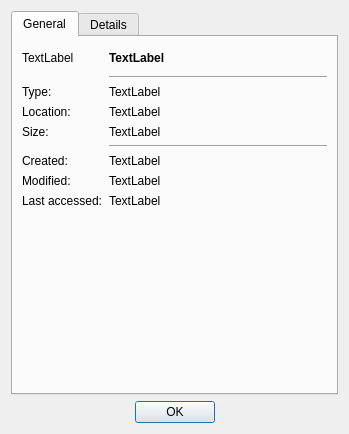
<?xml version="1.0" encoding="UTF-8"?>
<ui version="4.0">
 <class>FileProperties</class>
 <widget class="QDialog" name="FileProperties">
  <property name="geometry">
   <rect>
    <x>0</x>
    <y>0</y>
    <width>349</width>
    <height>434</height>
   </rect>
  </property>
  <property name="windowTitle">
   <string>Dialog</string>
  </property>
  <layout class="QGridLayout" name="gridLayout">
   <item row="1" column="0">
    <widget class="QDialogButtonBox" name="buttonBox">
     <property name="orientation">
      <enum>Qt::Horizontal</enum>
     </property>
     <property name="standardButtons">
      <set>QDialogButtonBox::Ok</set>
     </property>
     <property name="centerButtons">
      <bool>true</bool>
     </property>
    </widget>
   </item>
   <item row="0" column="0">
    <widget class="QTabWidget" name="tabWidget">
     <property name="autoFillBackground">
      <bool>true</bool>
     </property>
     <property name="tabShape">
      <enum>QTabWidget::Rounded</enum>
     </property>
     <property name="currentIndex">
      <number>0</number>
     </property>
     <widget class="QWidget" name="tabGeneral">
      <attribute name="title">
       <string>General</string>
      </attribute>
      <attribute name="toolTip">
       <string>General</string>
      </attribute>
      <layout class="QGridLayout" name="gridLayout_2">
       <item row="0" column="0">
        <layout class="QFormLayout" name="formLayout">
         <item row="0" column="0">
          <widget class="QLabel" name="lblFileIcon">
           <property name="minimumSize">
            <size>
             <width>24</width>
             <height>24</height>
            </size>
           </property>
           <property name="text">
            <string>TextLabel</string>
           </property>
          </widget>
         </item>
         <item row="0" column="1">
          <widget class="QLabel" name="lblFileInfo">
           <property name="font">
            <font>
             <weight>75</weight>
             <bold>true</bold>
            </font>
           </property>
           <property name="text">
            <string>TextLabel</string>
           </property>
          </widget>
         </item>
         <item row="1" column="1">
          <widget class="Line" name="line">
           <property name="orientation">
            <enum>Qt::Horizontal</enum>
           </property>
          </widget>
         </item>
         <item row="2" column="0">
          <widget class="QLabel" name="label_2">
           <property name="text">
            <string>Type:</string>
           </property>
          </widget>
         </item>
         <item row="2" column="1">
          <widget class="QLabel" name="lblFileType">
           <property name="text">
            <string>TextLabel</string>
           </property>
          </widget>
         </item>
         <item row="3" column="0">
          <widget class="QLabel" name="label_4">
           <property name="text">
            <string>Location:</string>
           </property>
          </widget>
         </item>
         <item row="3" column="1">
          <widget class="QLabel" name="lblFileLocation">
           <property name="font">
            <font>
             <weight>50</weight>
             <bold>false</bold>
            </font>
           </property>
           <property name="text">
            <string>TextLabel</string>
           </property>
          </widget>
         </item>
         <item row="4" column="0">
          <widget class="QLabel" name="label_6">
           <property name="text">
            <string>Size:</string>
           </property>
          </widget>
         </item>
         <item row="4" column="1">
          <widget class="QLabel" name="lblFileSize">
           <property name="text">
            <string>TextLabel</string>
           </property>
          </widget>
         </item>
         <item row="5" column="1">
          <widget class="Line" name="line_2">
           <property name="orientation">
            <enum>Qt::Horizontal</enum>
           </property>
          </widget>
         </item>
         <item row="6" column="0">
          <widget class="QLabel" name="lblFileCreated2">
           <property name="text">
            <string>Created:</string>
           </property>
          </widget>
         </item>
         <item row="6" column="1">
          <widget class="QLabel" name="lblFileCreated">
           <property name="text">
            <string>TextLabel</string>
           </property>
          </widget>
         </item>
         <item row="7" column="0">
          <widget class="QLabel" name="lblFileModified2">
           <property name="text">
            <string>Modified:</string>
           </property>
          </widget>
         </item>
         <item row="7" column="1">
          <widget class="QLabel" name="lblFileModified">
           <property name="text">
            <string>TextLabel</string>
           </property>
          </widget>
         </item>
         <item row="8" column="0">
          <widget class="QLabel" name="lblFileAccessed2">
           <property name="text">
            <string>Last accessed:</string>
           </property>
          </widget>
         </item>
         <item row="8" column="1">
          <widget class="QLabel" name="lblFileAccessed">
           <property name="text">
            <string>TextLabel</string>
           </property>
          </widget>
         </item>
        </layout>
       </item>
      </layout>
      <zorder>formLayoutWidget</zorder>
      <zorder>lblFileIcon</zorder>
     </widget>
     <widget class="QWidget" name="tabDetails">
      <attribute name="title">
       <string>Details</string>
      </attribute>
      <attribute name="toolTip">
       <string>Details</string>
      </attribute>
      <layout class="QGridLayout" name="gridLayout_3">
       <item row="0" column="0">
        <layout class="QFormLayout" name="formLayout_2">
         <item row="0" column="0">
          <widget class="QLabel" name="label_5">
           <property name="font">
            <font>
             <weight>75</weight>
             <bold>true</bold>
            </font>
           </property>
           <property name="text">
            <string>Attributes:</string>
           </property>
           <property name="alignment">
            <set>Qt::AlignLeading|Qt::AlignLeft|Qt::AlignTop</set>
           </property>
           <property name="margin">
            <number>0</number>
           </property>
          </widget>
         </item>
         <item row="0" column="1">
          <layout class="QFormLayout" name="formLayout_3">
           <item row="0" column="0">
            <widget class="QLabel" name="label">
             <property name="text">
              <string>Read</string>
             </property>
            </widget>
           </item>
           <item row="0" column="1">
            <widget class="QLabel" name="lblAttrRead">
             <property name="text">
              <string>TextLabel</string>
             </property>
            </widget>
           </item>
           <item row="1" column="0">
            <widget class="QLabel" name="label_13">
             <property name="text">
              <string>Write</string>
             </property>
            </widget>
           </item>
           <item row="1" column="1">
            <widget class="QLabel" name="lblAttrWrite">
             <property name="text">
              <string>TextLabel</string>
             </property>
            </widget>
           </item>
           <item row="2" column="0">
            <widget class="QLabel" name="label_14">
             <property name="text">
              <string>Execute:</string>
             </property>
            </widget>
           </item>
           <item row="2" column="1">
            <widget class="QLabel" name="lblAttrExe">
             <property name="text">
              <string>TextLabel</string>
             </property>
            </widget>
           </item>
          </layout>
         </item>
        </layout>
       </item>
      </layout>
     </widget>
    </widget>
   </item>
  </layout>
 </widget>
 <resources/>
 <connections>
  <connection>
   <sender>buttonBox</sender>
   <signal>accepted()</signal>
   <receiver>FileProperties</receiver>
   <slot>accept()</slot>
   <hints>
    <hint type="sourcelabel">
     <x>248</x>
     <y>254</y>
    </hint>
    <hint type="destinationlabel">
     <x>157</x>
     <y>274</y>
    </hint>
   </hints>
  </connection>
  <connection>
   <sender>buttonBox</sender>
   <signal>rejected()</signal>
   <receiver>FileProperties</receiver>
   <slot>reject()</slot>
   <hints>
    <hint type="sourcelabel">
     <x>316</x>
     <y>260</y>
    </hint>
    <hint type="destinationlabel">
     <x>286</x>
     <y>274</y>
    </hint>
   </hints>
  </connection>
 </connections>
</ui>
